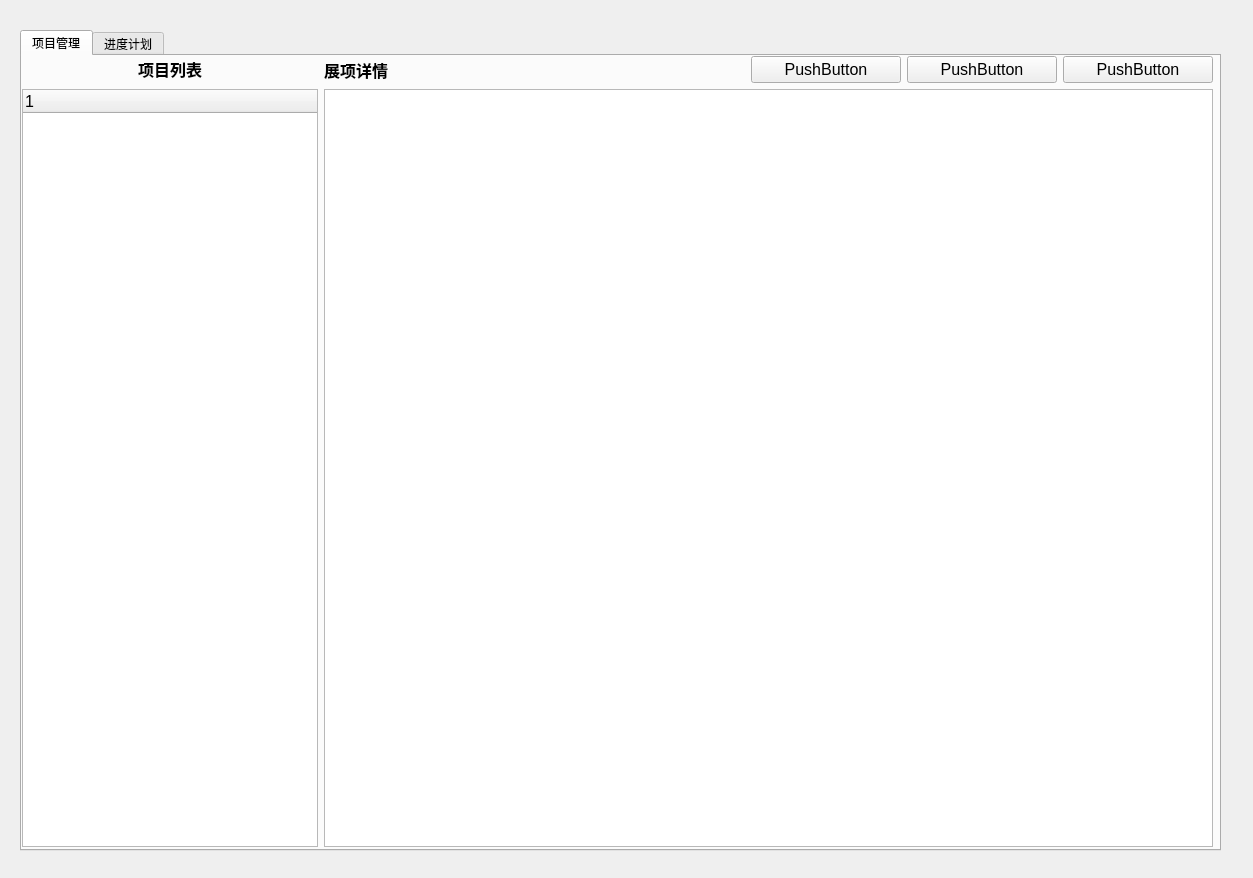
<?xml version="1.0" encoding="UTF-8"?>
<ui version="4.0">
 <class>MainWindow</class>
 <widget class="QMainWindow" name="MainWindow">
  <property name="windowModality">
   <enum>Qt::NonModal</enum>
  </property>
  <property name="enabled">
   <bool>true</bool>
  </property>
  <property name="geometry">
   <rect>
    <x>0</x>
    <y>0</y>
    <width>1253</width>
    <height>878</height>
   </rect>
  </property>
  <property name="windowTitle">
   <string>MainWindow</string>
  </property>
  <property name="iconSize">
   <size>
    <width>32</width>
    <height>32</height>
   </size>
  </property>
  <property name="toolButtonStyle">
   <enum>Qt::ToolButtonTextUnderIcon</enum>
  </property>
  <property name="animated">
   <bool>true</bool>
  </property>
  <widget class="QWidget" name="centralwidget">
   <widget class="QWidget" name="horizontalLayoutWidget">
    <property name="geometry">
     <rect>
      <x>20</x>
      <y>30</y>
      <width>1201</width>
      <height>821</height>
     </rect>
    </property>
    <layout class="QHBoxLayout" name="horizontalLayout" stretch="0">
     <property name="spacing">
      <number>0</number>
     </property>
     <item>
      <widget class="QTabWidget" name="tabWidget">
       <property name="currentIndex">
        <number>0</number>
       </property>
       <widget class="QWidget" name="tab">
        <property name="font">
         <font>
          <pointsize>12</pointsize>
         </font>
        </property>
        <attribute name="title">
         <string>项目管理</string>
        </attribute>
        <widget class="QWidget" name="horizontalLayoutWidget_2">
         <property name="geometry">
          <rect>
           <x>0</x>
           <y>0</y>
           <width>1191</width>
           <height>791</height>
          </rect>
         </property>
         <layout class="QHBoxLayout" name="horizontalLayout_2" stretch="1,3">
          <property name="sizeConstraint">
           <enum>QLayout::SetMaximumSize</enum>
          </property>
          <item>
           <layout class="QVBoxLayout" name="verticalLayout" stretch="1,28">
            <item alignment="Qt::AlignHCenter|Qt::AlignVCenter">
             <widget class="QLabel" name="label">
              <property name="font">
               <font>
                <pointsize>12</pointsize>
                <weight>75</weight>
                <bold>true</bold>
               </font>
              </property>
              <property name="text">
               <string>项目列表</string>
              </property>
             </widget>
            </item>
            <item>
             <widget class="QTreeWidget" name="treeWidget">
              <property name="sizePolicy">
               <sizepolicy hsizetype="Expanding" vsizetype="Expanding">
                <horstretch>0</horstretch>
                <verstretch>0</verstretch>
               </sizepolicy>
              </property>
              <column>
               <property name="text">
                <string notr="true">1</string>
               </property>
              </column>
             </widget>
            </item>
           </layout>
          </item>
          <item>
           <layout class="QVBoxLayout" name="verticalLayout_2" stretch="1,28">
            <property name="spacing">
             <number>6</number>
            </property>
            <item>
             <layout class="QHBoxLayout" name="horizontalLayout_3">
              <item>
               <widget class="QLabel" name="label_2">
                <property name="font">
                 <font>
                  <pointsize>12</pointsize>
                  <weight>75</weight>
                  <bold>true</bold>
                 </font>
                </property>
                <property name="text">
                 <string>展项详情</string>
                </property>
               </widget>
              </item>
              <item>
               <widget class="QPushButton" name="pushButton">
                <property name="maximumSize">
                 <size>
                  <width>150</width>
                  <height>16777215</height>
                 </size>
                </property>
                <property name="text">
                 <string>PushButton</string>
                </property>
               </widget>
              </item>
              <item>
               <widget class="QPushButton" name="pushButton_2">
                <property name="maximumSize">
                 <size>
                  <width>150</width>
                  <height>16777215</height>
                 </size>
                </property>
                <property name="text">
                 <string>PushButton</string>
                </property>
               </widget>
              </item>
              <item>
               <widget class="QPushButton" name="pushButton_3">
                <property name="maximumSize">
                 <size>
                  <width>150</width>
                  <height>16777215</height>
                 </size>
                </property>
                <property name="text">
                 <string>PushButton</string>
                </property>
               </widget>
              </item>
             </layout>
            </item>
            <item>
             <widget class="QTableWidget" name="tableWidget"/>
            </item>
           </layout>
          </item>
         </layout>
        </widget>
        <zorder>horizontalLayoutWidget_2</zorder>
        <zorder>verticalLayoutWidget_2</zorder>
       </widget>
       <widget class="QWidget" name="tab_2">
        <attribute name="title">
         <string>进度计划</string>
        </attribute>
       </widget>
      </widget>
     </item>
    </layout>
   </widget>
  </widget>
 </widget>
 <resources/>
 <connections/>
</ui>
